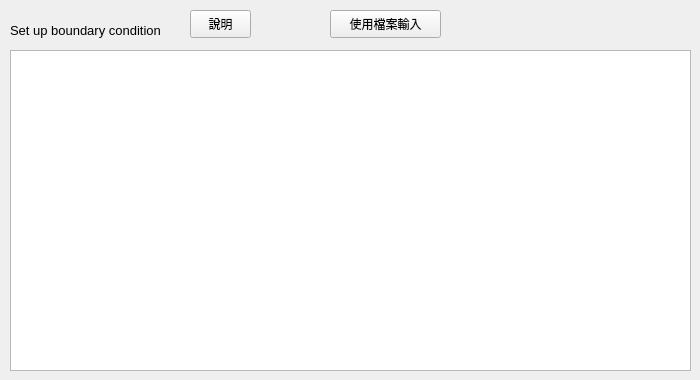
     <widget class="QWidget" name="tabFlowBCSetting">
      <attribute name="title">
       <string>Flow BC Setting</string>
      </attribute>
      <widget class="QTableWidget" name="boundaryTable">
       <property name="geometry">
        <rect>
         <x>10</x>
         <y>50</y>
         <width>681</width>
         <height>321</height>
        </rect>
       </property>
      </widget>
      <widget class="QPushButton" name="pushButton">
       <property name="geometry">
        <rect>
         <x>-410</x>
         <y>30</y>
         <width>93</width>
         <height>28</height>
        </rect>
       </property>
       <property name="text">
        <string>PushButton</string>
       </property>
      </widget>
      <widget class="QPushButton" name="inputFileBtn">
       <property name="geometry">
        <rect>
         <x>330</x>
         <y>10</y>
         <width>111</width>
         <height>28</height>
        </rect>
       </property>
       <property name="text">
        <string>使用檔案輸入</string>
       </property>
      </widget>
      <widget class="QLabel" name="label_12">
       <property name="geometry">
        <rect>
         <x>10</x>
         <y>20</y>
         <width>181</width>
         <height>21</height>
        </rect>
       </property>
       <property name="font">
        <font>
         <pointsize>10</pointsize>
        </font>
       </property>
       <property name="text">
        <string>Set up boundary condition</string>
       </property>
      </widget>
      <widget class="QPushButton" name="explainBoundaryBtn">
       <property name="geometry">
        <rect>
         <x>190</x>
         <y>10</y>
         <width>61</width>
         <height>28</height>
        </rect>
       </property>
       <property name="text">
        <string>說明</string>
       </property>
      </widget>
     </widget>
